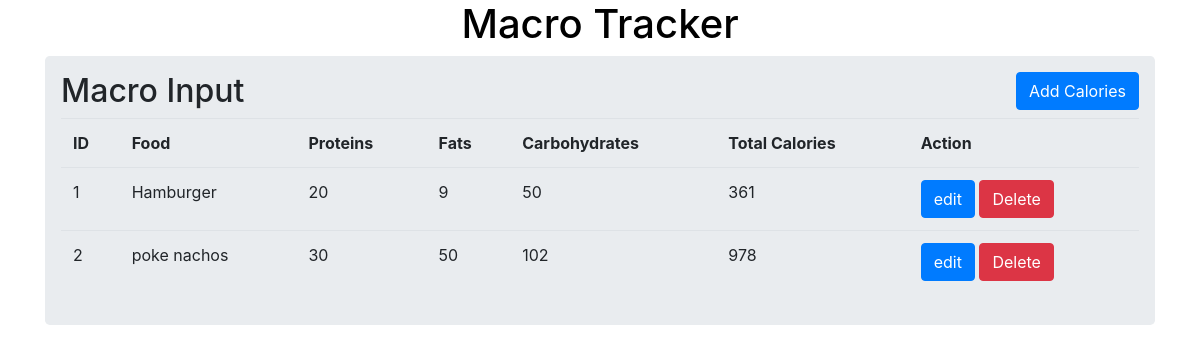
The page / on the database its author committed.
### app.py (models this page shows, shortened)
class Data(db.Model):
    id = db.Column(db.Integer, primary_key=True)
    food = db.Column(db.String(50),nullable=False)
    proteins = db.Column(db.Integer, nullable=False)
    carbohydrates = db.Column(db.Integer, nullable=False)
    fats = db.Column(db.Integer, nullable=False)

### app.py (the view)
@app.route('/')
def index():
        all_data = Data.query.all()
        return render_template('index.html', macro_list = all_data)

### templates/index.html (shortened to what this page needs)
{% extends 'base.html' %}
{% block body %}
<body>
    <h1>Macro Tracker</h1>
    <div class="container">
        <div class="row">
            <div class = "col md-12">
                <div class=" jumbotron p-3">
                    <h2>Macro Input <button type="button"  class="btn btn-primary float-right" data-toggle="modal"
                    data-target="#Modal"> Add Calories</button></h2>
                    <table class = "table table-hover table-boarded">
                        <tr>
                            <th>ID</th>
                            <th>Food</th>
                            <th>Proteins</th>
                            <th>Fats</th>
                            <th>Carbohydrates</th>
                            <th>Total Calories</th>
                            <th>Action</th>
                        </tr>
                        {% for row in macro_list %}
                        <tr>
                            <td>{{row.id}}</td>
                            <td>{{row.food}}</td>
                            <td>{{row.proteins}}</td>
                            <td>{{row.fats}}</td>
                            <td>{{(row.carbohydrates)}}</td>
                            <td>{{(row.proteins*4)+(row.carbohydrates*4)+(row.fats *9)}}</td>
                            <td>
                                <a href="/update/{{row.id}}" class="btn btn-primary bt-m" data-toggle="modal" data-target="#modaledit{{row.id}}">edit</a>
                                <a href="/delete/{{row.id}}" class="btn btn-danger bt-m" onclick="return confirm('Are You Sure To Delete?')">Delete</a>
                            </td>
                        </tr>
                        {% endfor %}
                    </table>
                </div>
            </div>
        </div>
    </div>
</body>
{% endblock %}

### templates/base.html (shortened to what this page needs)
<!DOCTYPE html>
<html lang="en">
<head>
    <link rel="stylesheet" href="{{ url_for('static', filename='styles/style.css')}}">
    <link rel="stylesheet" href="https://stackpath.bootstrapcdn.com/bootstrap/4.3.1/css/bootstrap.min.css">
    <link rel="stylesheet" href="{{ url_for('static', filename='styles/style.css')}}">
</head>
<body>
    {% block body %}
    {% endblock %}
</body>
</html>

### static/styles/style.css (style rules this page uses)
h1 { color:black; text-align:center; background-image: url('/static/images/purplebg.jpg'); background-image:no-repeat; background-size: 3000px 100px; }
.container { background-color:clear; }
html, body { background-image: url('/static/images/purplebg.jpg'); background-repeat:no-repeat; background-size: 3000px 1000px; }

### rows shown on the page
Data: id "1", food "Hamburger", proteins "20", fats "9", carbohydrates "50", (row.proteins*4)+(row.carbohydrates*4)+(row.fats*9) "361"
Data: id "2", food "poke nachos", proteins "30", fats "50", carbohydrates "102", (row.proteins*4)+(row.carbohydrates*4)+(row.fats*9) "978"
